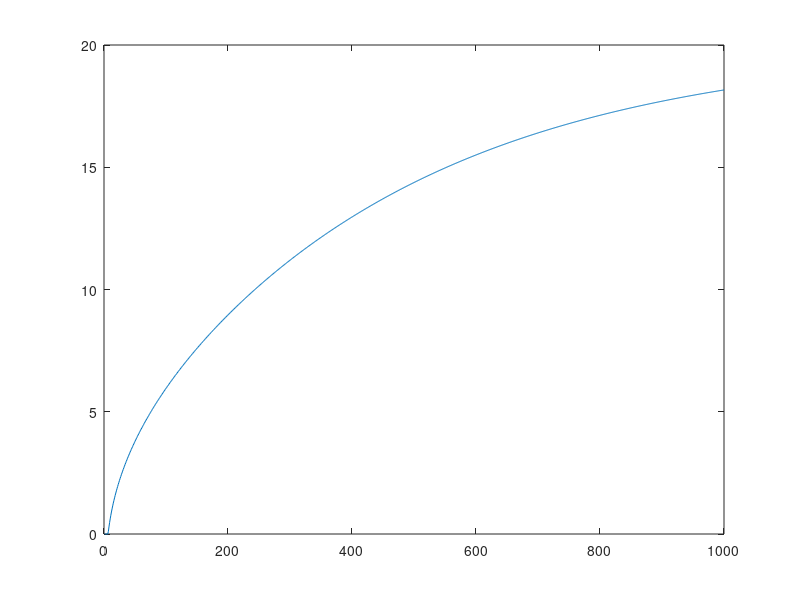

The MATLAB source for this figure:
% simulation settings
domainSize = 10;
lengthStep = 1;
timeStep = 0.1;
nTimeSteps = 1000;

% callibrated parameters
alpha = 0.5;
fastFlowTime = 1;
slowFlowTime = 0.1;
maxStorage = repmat(1.1,domainSize,1);
rainfallRate = repmat(2,domainSize,1);

% types of stores
mainStore = zeros(domainSize,1);
fastStore = zeros(domainSize,1);
slowStore = zeros(domainSize,1);

% memory
mainStoreData = zeros(nTimeSteps, domainSize);
fastStoreData = zeros(nTimeSteps, domainSize);
slowStoreData = zeros(nTimeSteps, domainSize);
dischargeData = zeros(nTimeSteps, 1);

for time = 1:nTimeSteps
    mainStore = mainStore + timeStep * rainfallRate;
    runoff = max(0, mainStore - maxStorage);
    mainStore = min(maxStorage, mainStore);
    flow = [0; fastStore - [fastStore(2:end); 0]];
    fastStore = fastStore - timeStep * diff(flow) + alpha * runoff;
    dischargeData(time) = flow(end);
    flow = [0; slowStore - [slowStore(2:end); 0]];
    slowStore = slowStore - timeStep * diff(flow) + (1 - alpha) * runoff;
    dischargeData(time) = dischargeData(time) + flow(end);
    mainStoreData(time,:) = mainStore';
    fastStoreData(time,:) = fastStore';
    slowStoreData(time,:) = slowStore';
end

plot(1:(domainSize+1), [fastStoreData, zeros(nTimeSteps,1)]);
plot(1:nTimeSteps, dischargeData);